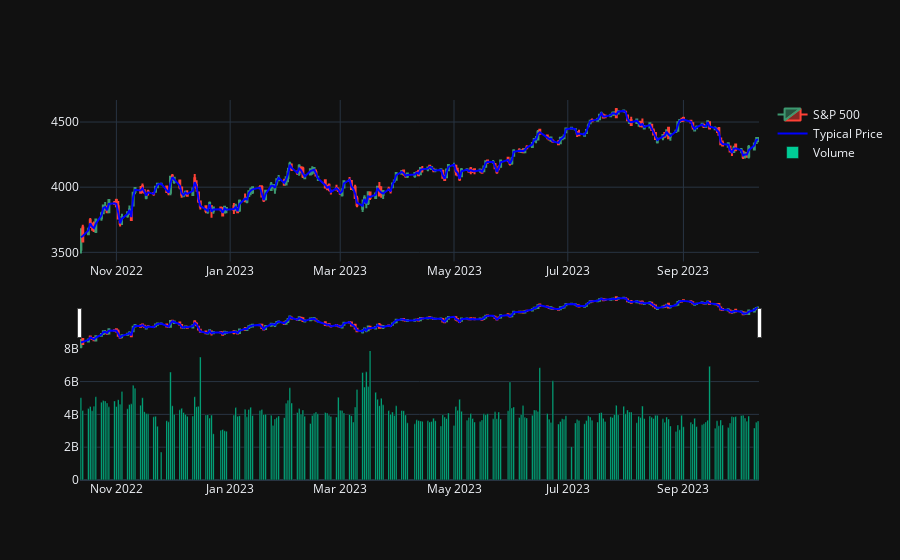

The notebook cell saved with this chart:
### Markdown cell above
## Formatting the raw data
The cell below will just prepare the CSV for us, print and chart out the data so that we have an initial view of what the data holds.

`data['Typical Price']` is used for a number of calculations in the PyTechnicalIndicators package.

Lines 13 to 18 will be used to add singular data to the bulk analysis that will be done on `data`

### Code cell
import datetime
import math

import pandas
import plotly.graph_objects as go
from plotly.subplots import make_subplots


data = pandas.read_csv("example.csv", sep='\t', index_col=0, parse_dates=True)
data.index.name = 'Date'
data['Typical Price'] = (data['High'] + data['Low'] + data['Close']) / 3
data.sort_index(inplace=True)

latest_date = datetime.date(2023, 10, 12)
latest_open = 4380.94
latest_high = 4382.67
latest_low = 4370.34
latest_close = 4370.56
latest_typical_price = (latest_high + latest_close + latest_low) / 3
latest_volume = 184806058

print(data)
# TODO: Remove weekends and bank holidays
fig = make_subplots(
    rows=2,
    cols=1,
    specs=[[{"type": "candlestick"}], [{"type": "bar"}]]
)

fig.add_trace(
    go.Candlestick(
        x=data.index,
        open=data['Open'],
        low=data['Low'],
        high=data['High'],
        close=data['Close'],
        name='S&P 500'
    ),
    row=1, col=1
)
fig.add_trace(
    go.Scatter(
        x=data.index,
        y=data['Typical Price'],
        name='Typical Price',
        line={'color': 'blue'}
    )
)
fig.add_trace(
    go.Bar(
        x=data.index,
        y=data['Volume'],
        name='Volume'
    ),
    row=2, col=1
)
fig.update_layout(xaxis_rangeslider_visible=False)
fig.show()

### Figure 1 — Plotly figure (JSON) as saved in the notebook; plotly's stock layout.template omitted (floating-point values rounded to 4 significant figures; data arrays with more than 128 entries replaced by an {"elided": "..."} marker saying what was removed)
{"data": [{"close": {"elided": "250 float values"}, "high": {"elided": "250 float values"}, "low": {"elided": "250 float values"}, "name": "S&P 500", "open": {"elided": "250 float values"}, "x": {"elided": "250 str values"}, "type": "candlestick", "xaxis": "x", "yaxis": "y"}, {"line": {"color": "blue"}, "name": "Typical Price", "x": {"elided": "250 str values"}, "y": {"elided": "250 float values"}, "type": "scatter"}, {"name": "Volume", "x": {"elided": "250 str values"}, "y": {"elided": "250 int values"}, "type": "bar", "xaxis": "x2", "yaxis": "y2"}], "layout": {"xaxis": {"anchor": "y", "domain": [0.0, 1.0]}, "yaxis": {"anchor": "x", "domain": [0.575, 1.0]}, "xaxis2": {"anchor": "y2", "domain": [0.0, 1.0]}, "yaxis2": {"anchor": "x2", "domain": [0.0, 0.425]}}}
